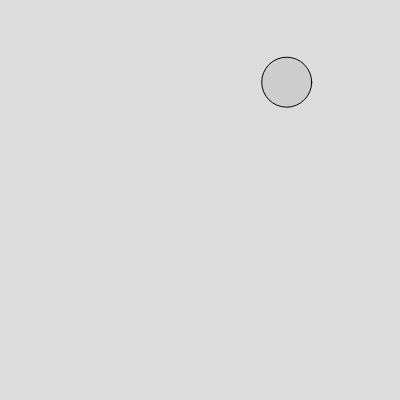
Frame 1 (no input)
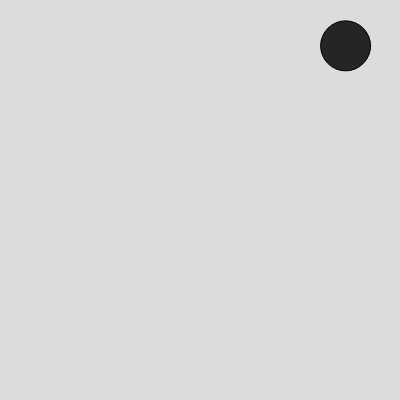
Frame 60 (no input)
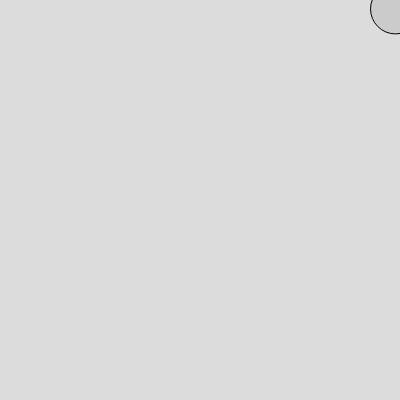
Frame 120 (the mouse pressed at the canvas centre since frame 60)

The p5.js sketch that drew these frames (run headless with seeded random() and noise() and a simulated clock; from frame 60 on, the mouse is pressed at the canvas centre):

// p5.js sketch
// ── sketch.js
var x, y, vx, vy

function setup() {
  createCanvas(400, 400);
  randomize();
}

function draw() {
  background(220);
  
  youMove();
  drawShape();
  bounce();
  
}
function randomize(){
  x = random(0,width);
  y = random(0,width);
  vx = random(-2,2);
  vy = random(-2,2);
}
function youMove(){
  x = x + vx;
  y = y + vy;
}
function drawShape(){
  fill(random(0,255))
  circle(x,y,50)
}
function bounce(){
  if(x > width || x < 0){
    vx = vx * -1
  if(y > height || y < 0){
    vy = vy * -1
  }
  }
}
